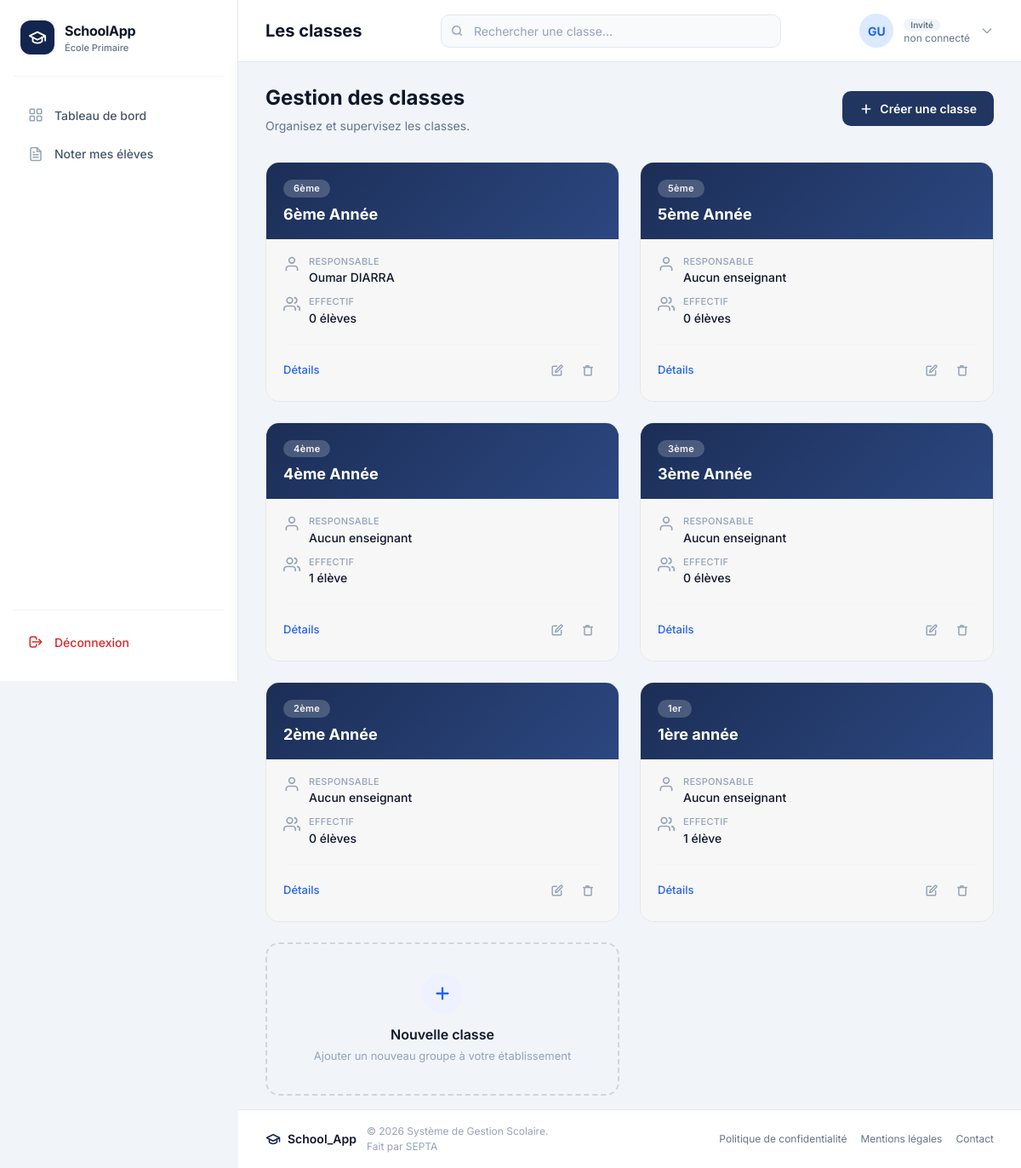
The app's page /classes/, older data.
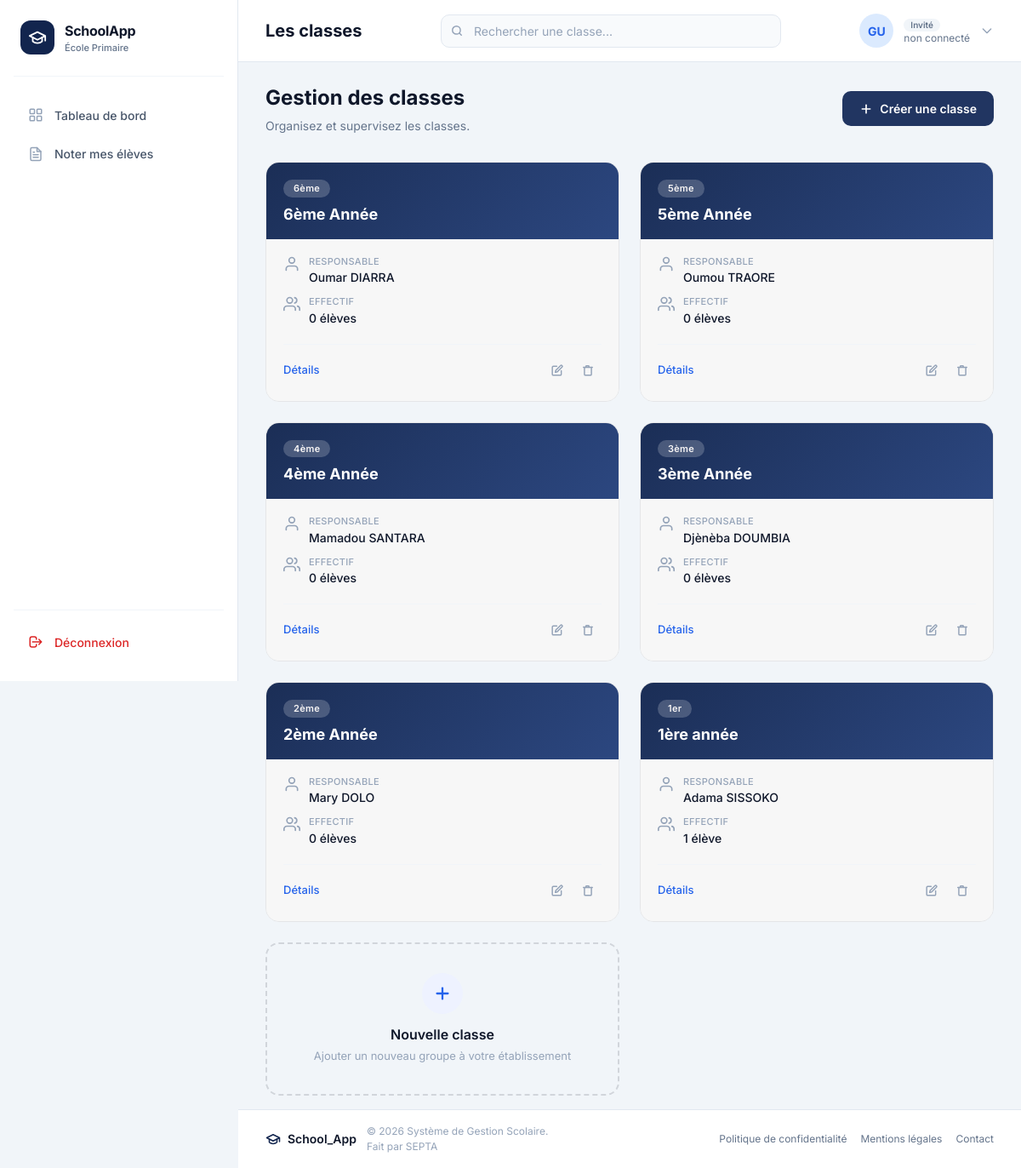
The same page, newer data.
### classes/models.py (models this page shows, shortened)
class Classe(models.Model):
    nom = models.CharField(max_length=30, null=False)
    niveau = models.IntegerField()
    enseignant = models.ForeignKey(
        User,
        on_delete=models.SET_NULL,
        null=True,
        blank=True,
        related_name="classes",
        limit_choices_to={"groups__name": "Teacher"},
    )

### classes/views.py (the view)
# urls.py: path('classes/', views.voir, name='list'),
def voir(request):
    classes = Classe.objects.all().order_by('-niveau')
    return render(request, 'classes.html', {'classes': classes})

### classes/templates/classes.html (shortened to what the changed rows need)
{% extends 'base.html' %}
{% load static %}
{% block page_title %}Les classes{% endblock %}
{% block content %}
<div class="page-header">
  <div class="page-header-text">
    <h2>Gestion des classes</h2>
  </div>
</div>
{% if classes %}
<div class="classes-grid" id="classesGrid">
  {% for classe in classes %}
  <article class="class-card" id="card-{{ classe.pk }}">
    <div class="card-header">
      <span class="card-badge">
        {% if classe.niveau == 1 %}1er{% else %}{{ classe.niveau }}ème{% endif %}
      </span>
      <h3 class="card-title">{{ classe.nom }}</h3>
    </div>
    <div class="card-body">
      <div class="card-info">
        <div class="info-item">
          <span class="info-icon" aria-hidden="true">
            <svg xmlns="http://www.w3.org/2000/svg" width="14" height="14" viewBox="0 0 24 24"
                 fill="none" stroke="currentColor" stroke-width="2" stroke-linecap="round" stroke-linejoin="round">
              <path d="M20 21v-2a4 4 0 0 0-4-4H8a4 4 0 0 0-4 4v2"/>
              <circle cx="12" cy="7" r="4"/>
            </svg>
          </span>
          <div class="info-content">
            <span class="info-label">Responsable</span>
            <span class="info-value"> {% if classe.enseignant %}
        {{ classe.enseignant.get_full_name|default:classe.enseignant.username }}
    {% else %}
        Aucun enseignant
    {% endif %}</span>
          </div>
        </div>
        <div class="info-item">
          <span class="info-icon" aria-hidden="true">
          </span>
          <div class="info-content">
            <span class="info-label">Effectif</span>
            <span class="info-value">{{ classe.students.count }} élève{{ classe.students.count|pluralize }}</span>
          </div>
        </div>
      </div>
      <div class="card-actions">
        <a href="{% url 'classes:detail' classe.pk %}" class="details-link" id="details-{{ classe.pk }}">Détails</a>
        <div class="card-btns">
          <a href="{% url 'classes:modifier' classe.pk %}"
             class="btn-icon btn-edit"
             id="edit-{{ classe.pk }}"
             title="Modifier {{ classe.nom }}"
             aria-label="Modifier la classe {{ classe.nom }}">
          </a>
          <button class="btn-icon btn-delete"
                  id="delete-{{ classe.pk }}"
                  title="Supprimer {{ classe.nom }}"
                  aria-label="Supprimer la classe {{ classe.nom }}"
                  onclick="confirmerSuppression('{{ classe.pk }}', '{{ classe.nom|escapejs }}')">
            <svg xmlns="http://www.w3.org/2000/svg" width="12" height="12" viewBox="0 0 24 24"
                 fill="none" stroke="currentColor" stroke-width="2.5" stroke-linecap="round" stroke-linejoin="round">
              <polyline points="3 6 5 6 21 6"/>
              <path d="M19 6v14a2 2 0 0 1-2 2H7a2 2 0 0 1-2-2V6m3 0V4a1 1 0 0 1 1-1h4a1 1 0 0 1 1 1v2"/>
            </svg>
          </button>
        </div>
      </div>
    </div>
  </article>
  {% endfor %}
</div>
{% endif %}
{% endblock %}

Row changes from the older to the newer data that the page shows:
changed Classe "5ème Année": enseignant.get_full_name (not shown) → "Oumou TRAORE"; no longer shows "Aucun enseignant"
changed Classe "4ème Année": enseignant.get_full_name (not shown) → "Mamadou SANTARA"; students.count "1" → "0"; no longer shows "Aucun enseignant"
changed Classe "3ème Année": enseignant.get_full_name (not shown) → "Djènèba DOUMBIA"; no longer shows "Aucun enseignant"
changed Classe "2ème Année": enseignant.get_full_name (not shown) → "Mary DOLO"; no longer shows "Aucun enseignant"
changed Classe "1ère année": enseignant.get_full_name (not shown) → "Adama SISSOKO"; no longer shows "Aucun enseignant"
